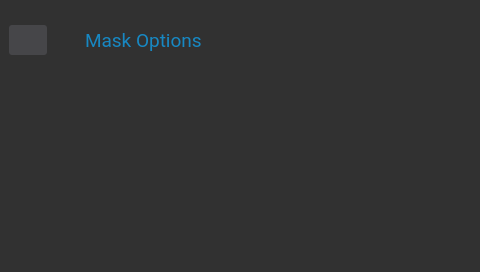
<?xml version="1.0" encoding="UTF-8"?>
<ui version="4.0">
 <class>MaskOptionsBasic</class>
 <widget class="QDialog" name="MaskOptionsBasic">
  <property name="geometry">
   <rect>
    <x>0</x>
    <y>0</y>
    <width>480</width>
    <height>272</height>
   </rect>
  </property>
  <property name="windowTitle">
   <string>Dialog</string>
  </property>
  <property name="styleSheet">
   <string notr="true">background-color: rgb(49, 49, 49);</string>
  </property>
  <widget class="QPushButton" name="homeMaskOptions">
   <property name="geometry">
    <rect>
     <x>9</x>
     <y>25</y>
     <width>38</width>
     <height>30</height>
    </rect>
   </property>
   <property name="focusPolicy">
    <enum>Qt::NoFocus</enum>
   </property>
   <property name="styleSheet">
    <string notr="true">border:none;
border-radius:3px;
background-color: rgb(70, 70, 73);</string>
   </property>
   <property name="text">
    <string/>
   </property>
   <property name="icon">
    <iconset resource="../rsc/resource.qrc">
     <normaloff>:/icons/home.png</normaloff>:/icons/home.png</iconset>
   </property>
  </widget>
  <widget class="QLabel" name="titleMaskOptions">
   <property name="geometry">
    <rect>
     <x>85</x>
     <y>25</y>
     <width>271</width>
     <height>30</height>
    </rect>
   </property>
   <property name="font">
    <font>
     <family>Roboto</family>
     <pointsize>14</pointsize>
    </font>
   </property>
   <property name="styleSheet">
    <string notr="true">color:#1788c3
</string>
   </property>
   <property name="text">
    <string>Mask Options</string>
   </property>
  </widget>
 </widget>
 <resources>
  <include location="../rsc/resource.qrc"/>
 </resources>
 <connections/>
</ui>
